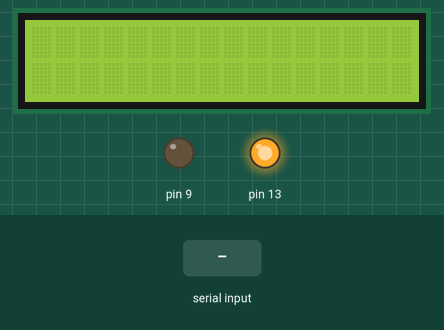
The sketch below on a simulated Arduino Uno, built with avr-gcc and run on an emulated ATmega328P. Shown: 16×2 character LCD, output pins drawn as LEDs (lit = HIGH). Inputs (shaded band) come from the test bench.

Above: at 1.2 s.
1.3 s: "1\n" received over Serial
At 2.0 s:
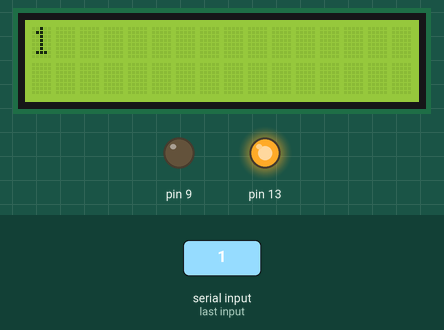
2.8 s: "0\n" received over Serial
At 3.2 s:
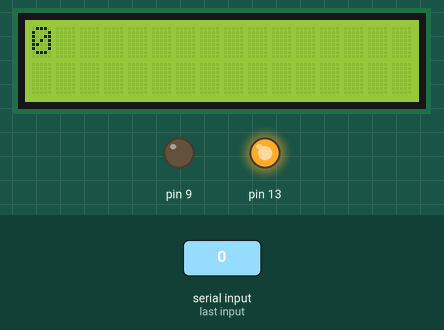
Timing chart, 0 to 5.8 s (numbered marks = the images above; inputs shaded):
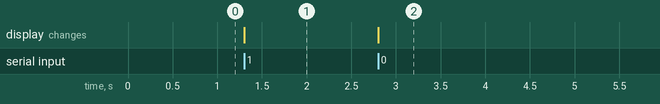

Measured:
- after the input at 1.3 s, the display: changes at once (image 1)
- after the input at 2.8 s, the display: changes at once (image 2)

The sketch:

firmware.ino
```cpp
#include <LiquidCrystal.h>

LiquidCrystal lcd_1(12, 11, 5, 4, 3, 2);

String inputBuffer = "";

void setup()
{
  lcd_1.begin(16, 2);
  Serial.begin(115200);
  pinMode(13, OUTPUT);
  pinMode(9, OUTPUT);
  digitalWrite(13,HIGH);
  analogWrite(9,0);
}

void displayWrapped(const String &msg)
{
  lcd_1.clear();
  lcd_1.setCursor(0, 0);
  lcd_1.print(msg.substring(0, 16));           // row 0: chars 0-15

  if (msg.length() > 16) {
    lcd_1.setCursor(0, 1);
    unsigned int end = min((unsigned int)msg.length(), 32u);
    lcd_1.print(msg.substring(16, end));       // row 1: chars 16-31
  }
}

void loop()
{
  while (Serial.available()) {
    char c = (char)Serial.read();
    if (c == '\n' || c == '\r') {
      if (inputBuffer.length() > 0) {
        displayWrapped(inputBuffer);
        inputBuffer = "";
      }
    } else {
      inputBuffer += c;
    }
  }
}
```
